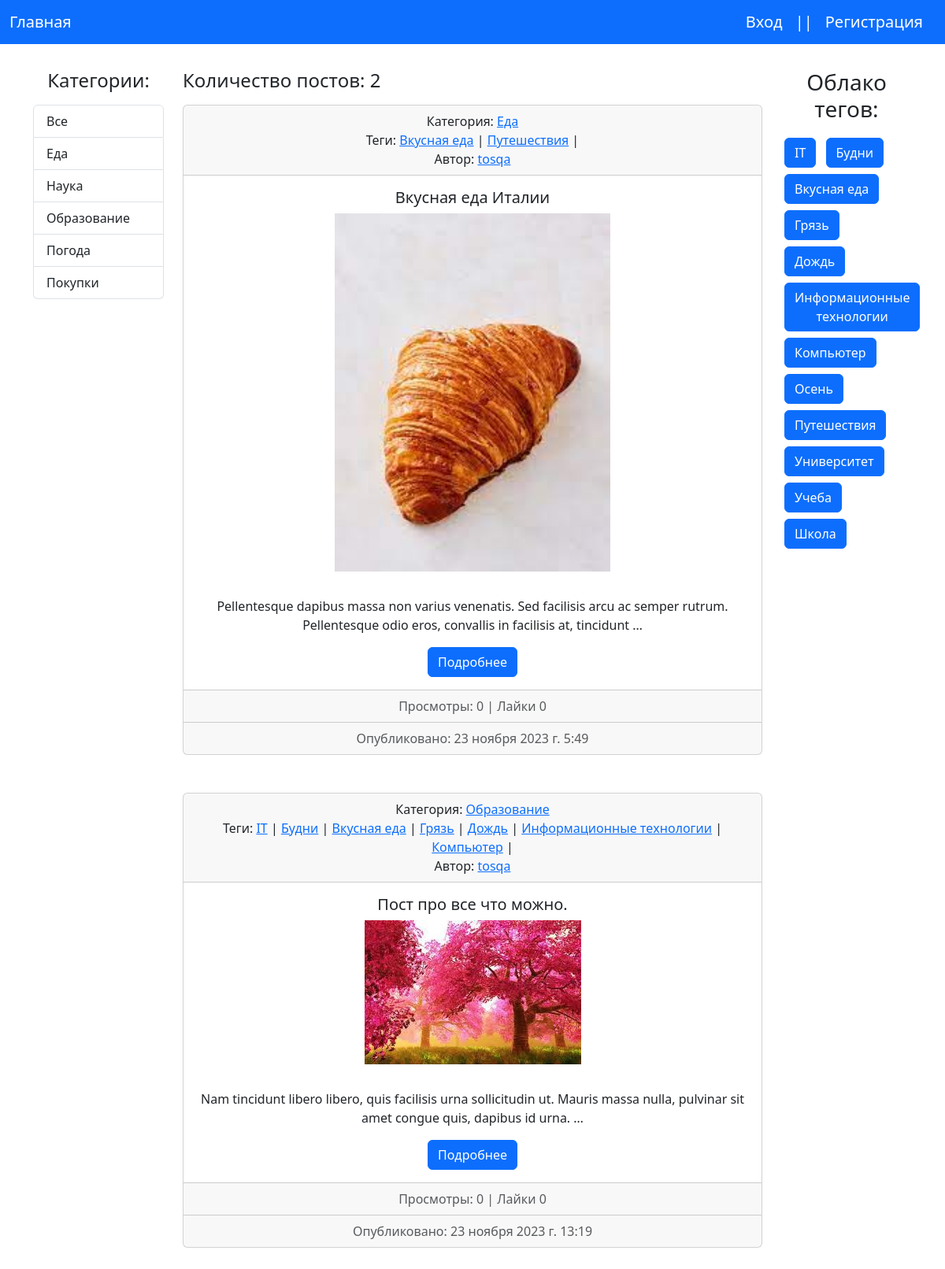
The page /tag/vkusnaya-eda/ on the database its author committed.
### blog/models.py (models this page shows, shortened)
class Category(models.Model):
    title = models.CharField(max_length=128, verbose_name='Название')
    slug = models.SlugField(max_length=128, unique=True, verbose_name='URL')
    def get_absolute_url(self):
        return reverse(viewname='category', kwargs={'category_slug': self.slug})
    def __str__(self):
        return self.title
    class Meta:
        verbose_name = 'Категория'
        verbose_name_plural = 'Категории'
        ordering = ['title']

class Post(models.Model):
    title = models.CharField(max_length=128, verbose_name='Название')
    slug = models.SlugField(max_length=128, unique=True, verbose_name='URL')
    content = models.TextField(blank=True, verbose_name='Контент')
    image = models.ImageField(upload_to='photos/%Y/%m/%d/', null=True, blank=True, verbose_name='Изображение')
    author = models.ForeignKey(User, related_name='post_author', on_delete=models.PROTECT, verbose_name='Автор')
    created_at = models.DateTimeField(auto_now_add=True, verbose_name='Создано')
    category = models.ForeignKey(Category, on_delete=models.PROTECT, related_name='posts', verbose_name='Категория')
    tags = models.ManyToManyField(Tag, related_name='posts', blank=True)
    comments = models.ManyToManyField(Comment, blank=True, related_name='post_comment')
    likes = models.PositiveIntegerField(default=0, verbose_name='Лайки')
    views = models.PositiveIntegerField(default=0, verbose_name='Просмотры')
    is_published = models.BooleanField(default=True, verbose_name='Опубликовано')
    def get_absolute_url(self):
        return reverse(viewname='post', kwargs={'slug': self.slug})
    class Meta:
        verbose_name = 'Пост'
        verbose_name_plural = 'Посты'
        ordering = ['title']

class Tag(models.Model):
    title = models.CharField(max_length=128, verbose_name='Название')
    slug = models.SlugField(max_length=128, unique=True, verbose_name='URL')
    def get_absolute_url(self):
        return reverse(viewname='tag', kwargs={'tag_slug': self.slug})
    def __str__(self):
        return self.title
    class Meta:
        verbose_name = 'Тег'
        verbose_name_plural = 'Теги'
        ordering = ['title']

### blog/views.py (the view)
# urls.py: path("tag/<str:tag_slug>/", PostTag.as_view(), name='tag'),
class PostTag(ListView):
    model = Post
    template_name = 'blog/post_tag.html'
    context_object_name = 'posts'
    paginate_by = 2
    def get_context_data(self, *, object_list=None, **kwargs):
        context = super().get_context_data(**kwargs)
        context['title'] = Tag.objects.get(slug=self.kwargs['tag_slug'])
        context['posts_count'] = Post.objects.filter(is_published=True, tags__slug=self.kwargs['tag_slug']).count()
        return context
    def get_queryset(self):
        return Post.objects.filter(is_published=True, tags__slug=self.kwargs['tag_slug'])

### blog/templatetags/blog_tags.py (called while the page is built)
@register.inclusion_tag(filename='blog/list_categories.html')
def show_categories(category_selected_slug=None):
    categories = Category.objects.all()
    context = {
        'categories': categories,
    }
    if category_selected_slug is None:
        context['is_home_page'] = True
    else:
        context['category_selected_slug'] = category_selected_slug
    return context

@register.inclusion_tag(filename='blog/list_tags.html')
def show_tags():
    tags = Tag.objects.all()
    return {'tags': tags}

### blog/templates/blog/post_tag.html (shortened to what this page needs)
{%extends 'base.html'%}
{%load blog_tags%}
{%block CATEGORIES%}
{%show_categories category_selected_slug%}
{%endblock%}
{%block CONTENT%}
<h4 class="mb-3">Количество постов: {{posts_count}}</h4>
{%for post in posts%}
<div class="card text-center mb-5">
    <div class="card-header">
        Категория:
        <a href="{{post.category.get_absolute_url}}">{{post.category}}</a>
        <br>
        Теги:
        {%for tag in post.tags.all%}
        <a href="{{tag.get_absolute_url}}">{{tag.title}}</a> |
        {%endfor%}
        <br>
        Автор:
        <a href="{{tag.get_absolute_url}}">{{post.author.username}}</a>
    </div>
    <div class="card-body">
        <h5 class="card-title">{{post.title}}</h5>
        {%if post.image%}
        <img src="{{post.image.url}}" atl="pic" width="350" class="mr-3 mb-3">
        {%else%}
        <img src="/static/photos/no_image.jpg" alt="no-image"
             widht="400" class="mr-3 mb-3">
        {%endif%}
        <p class="card-text">{{post.content|safe|linebreaks|truncatewords:20}}</p>
        <a href="{{post.get_absolute_url}}" class="btn btn-primary">Подробнее</a>
    </div>
    <div class="card-footer text-body-secondary">
        Просмотры: {{post.views}} | Лайки {{post.likes}}
    </div>
    <div class="card-footer text-body-secondary">
        Опубликовано: {{post.created_at}}
    </div>
</div>
{%endfor%}
{%endblock%}
{%block TAGS%}
{%show_tags%}
{%endblock%}

### blog/templates/blog/list_categories.html
<h4 class="mb-3 text-center">Категории:</h4>
<div class="list-group">
    {%if is_home_page%}
    <a href="{%url 'home'%}" class="list-group-item list-group-item-action active" aria-current="true">Все</a>
    {%else%}
    <a href="{%url 'home'%}" class="list-group-item list-group-item-action ">Все</a>
    {%endif%}
    {%for category in categories%}
    {%if category.slug == category_selected_slug%}
    <a href="{{category.get_absolute_url}}" class="list-group-item list-group-item-action active" aria-current="true">{{category.title}}</a>
    {%else%}
    <a href="{{category.get_absolute_url}}" class="list-group-item list-group-item-action ">{{category.title}}</a>
    {%endif%}
    {%endfor%}
</div>

### blog/templates/blog/list_tags.html
<h3 class="mb-3 text-center">Облако тегов:</h3>
{%for tag in tags%}
<a class="btn btn-primary m-1" href="{{tag.get_absolute_url}}" role="button">{{tag.title}}</a>
{%endfor%}

### rows shown on the page
Category: title "Еда"
Category: title "Наука"
Category: title "Образование"
Category: title "Погода"
Category: title "Покупки"
Post: category "Еда", author.username "tosqa", title "Вкусная еда Италии", image (picture), content "Pellentesque dapibus massa non varius venenatis. Sed facilisis arcu ac semper rutrum. Pellentesque odio eros, convallis in facilisis at, tincidunt …", views "0", likes "0", created_at "23 ноября 2023 г. 5:49"
Tag: title "Вкусная еда"
Tag: title "Путешествия"
Post: category "Образование", author.username "tosqa", title "Пост про все что можно.", content "Nam tincidunt libero libero, quis facilisis urna sollicitudin ut. Mauris massa nulla, pulvinar sit amet congue quis, dapibus id urna. …", views "0", likes "0", created_at "23 ноября 2023 г. 13:19"
Tag: title "IT"
Tag: title "Будни"
Tag: title "Грязь"
Tag: title "Дождь"
Tag: title "Информационные технологии"
Tag: title "Компьютер"
Tag: title "Осень"
Tag: title "Университет"
Tag: title "Учеба"
Tag: title "Школа"

### other values the page prints
{{ posts_count }} "2"
